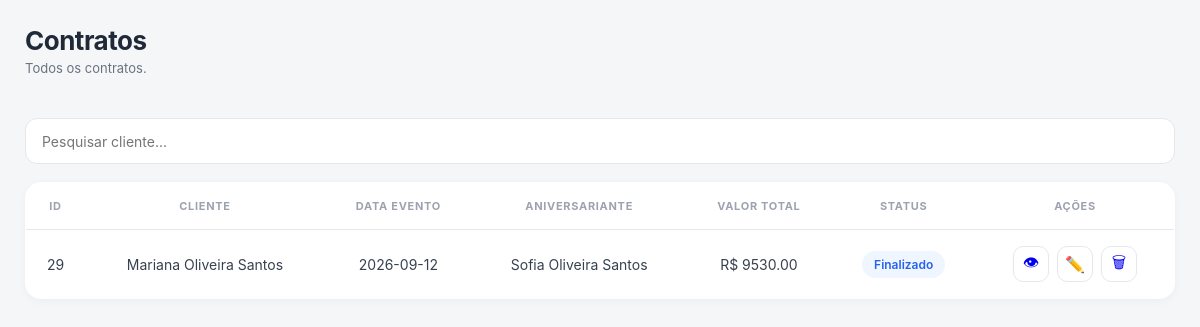
The app's page /contratos (signed in), older data.
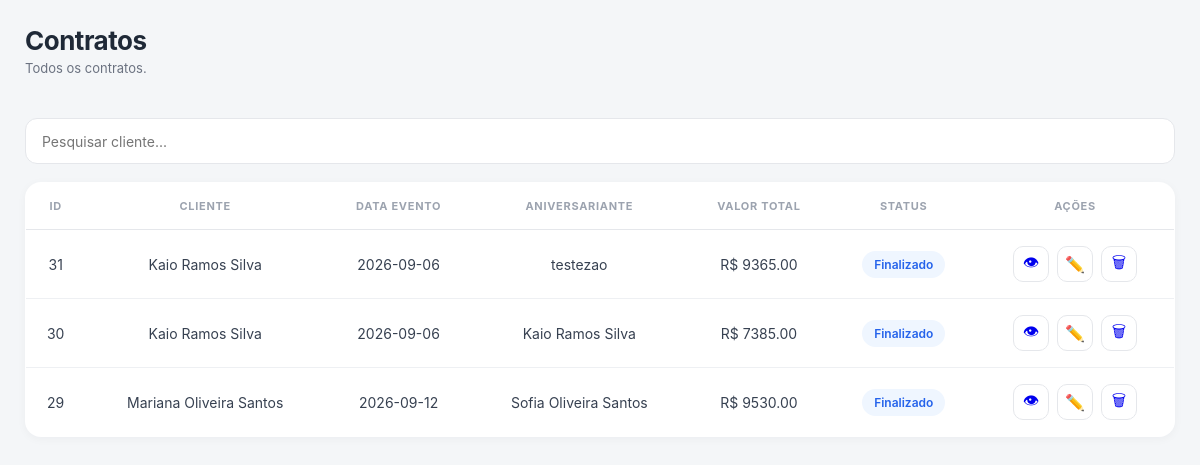
The same page, newer data.
### app.py (models this page shows)
class Contrato(db.Model):
    __tablename__ = "contratos"
    id = db.Column(db.Integer, primary_key=True)
    salao_id = db.Column(
        db.Integer,
        db.ForeignKey("saloes.id"),
        nullable=False
    )
    cliente = db.Column(db.String(150))
    telefone = db.Column(db.String(30))
    email = db.Column(db.String(150))
    cpf = db.Column(db.String(20))
    aniversariante = db.Column(db.String(150))
    data_evento = db.Column(db.String(20))
    data_aniversario = db.Column(db.String(20))
    hora_inicio = db.Column(db.String(10))
    hora_fim = db.Column(db.String(10))
    responsavel1 = db.Column(db.String(150))
    responsavel2 = db.Column(db.String(150))
    convidados = db.Column(db.Integer)
    pacote = db.Column(db.String(100))
    convidado_extra = db.Column(db.Boolean, default=False)
    qtd_extra = db.Column(db.Integer, default=0)
    valor_extra = db.Column(db.Float, default=0)
    forma_pagamento = db.Column(db.String(50))
    desconto = db.Column(db.String(20))
    valor_total = db.Column(db.Float)
    valor_pago = db.Column(db.Float)
    valor_restante = db.Column(db.Float)
    sinais = db.Column(db.Text)
    observacoes = db.Column(db.Text)
    status = db.Column(
        db.String(30),
        default="Aberto"
    )
    criado_em = db.Column(
    db.DateTime,
    server_default=db.func.current_timestamp()
)
    dados_contrato = db.Column(db.Text)

### app.py (the view)
@app.route("/contratos")
def contratos():
    if "salao_id" not in session:
        return redirect("/")
    contratos = Contrato.query.filter_by(
        salao_id=session["salao_id"]
    ).order_by(Contrato.id.desc()).all()
    return render_template(
        "contratos.html",
        contratos=contratos
    )

### templates/contratos.html (shortened to what this page needs)
<!DOCTYPE html>
<html lang="pt-BR">
<head>
  <header class="topbar">
            <div>
                <h1>
                    Contratos
                </h1>
                <p>
                    Todos os contratos.
                </p>
            </div>
  </header>
  <br>
</head>
<body>
<div class="pesquisa">
    <input
        type="text"
        id="pesquisa"
        placeholder="Pesquisar cliente..."
        onkeyup="filtrar()">
</div>
<table id="tabela">
<thead>
<tr>
    <th>ID</th>
    <th>Cliente</th>
    <th>Data Evento</th>
    <th>Aniversariante</th>
    <th>Valor Total</th>
    <th>Status</th>
    <th>Ações</th>
</tr>
</thead>
<tbody>
{% if contratos %}
{% for contrato in contratos %}
<tr>
    <td>{{ contrato.id }}</td>
    <td>{{ contrato.cliente }}</td>
    <td>{{ contrato.data_evento }}</td>
    <td>{{ contrato.aniversariante }}</td>
    <td>
        R$ {{ "%.2f"|format(contrato.valor_total) }}
    </td>
    <td>
        <span class="status {{ contrato.status|lower }}">
            {{ contrato.status }}
        </span>
    </td>
    <td>
        <div class="acoes">
            <a href="/novo_contrato?id={{ contrato.id }}&modo=visualizar" class="btn-acao">
                👁
            </a>
            <a href="/novo_contrato?id={{ contrato.id }}&modo=editar" class="btn-acao">
                ✏️
            </a>
            <a
                href="/excluir_contrato/{{ contrato.id }}"
                class="btn-acao"
                onclick="return confirm('Deseja excluir este contrato?')">
                🗑
            </a>
        </div>
    </td>
</tr>
{% endfor %}
{% else %}
<tr>
    <td colspan="7" class="sem">
        Nenhum contrato encontrado.
    </td>
</tr>
{% endif %}
</tbody>
</table>
</body>
</html>

Row changes from the older to the newer data that the page shows:
added Contrato: id "31", cliente "Kaio Ramos Silva", data_evento "2026-09-06", aniversariante "testezao", valor_total "9365.00", status "Finalizado"
added Contrato: id "30", cliente "Kaio Ramos Silva", data_evento "2026-09-06", aniversariante "Kaio Ramos Silva", valor_total "7385.00", status "Finalizado"
